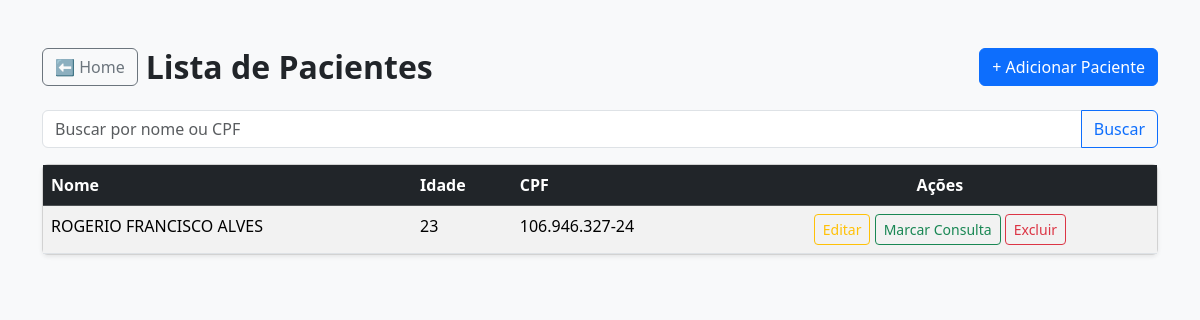
Before: /pacientes/ with the older database file.
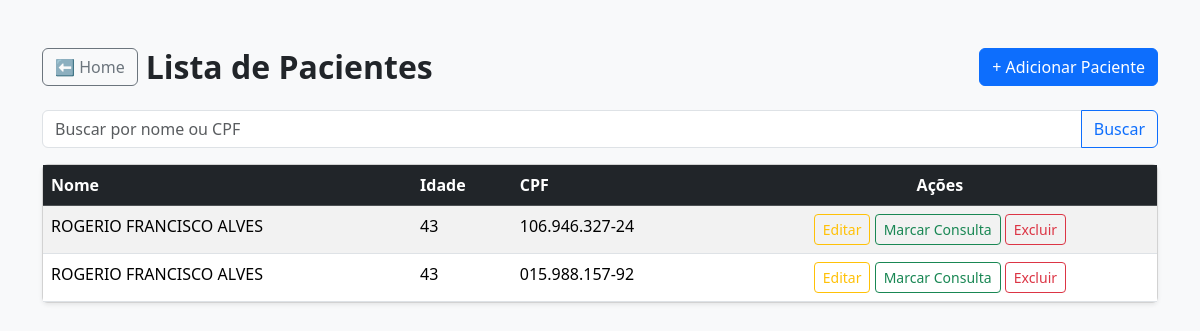
After: the same page with the newer database file.
### pacientes/models.py (models this page shows, shortened)
class Paciente(models.Model):
    nome = models.CharField(max_length=100)
    idade = models.IntegerField()
    cpf = models.CharField(max_length=14, unique=True)

### pacientes/views.py (the view)
# urls.py: path('', views.listar_pacientes, name='listar_pacientes'),
def listar_pacientes(request):
    termo = request.GET.get('busca', '')
    pacientes = Paciente.objects.all()
    if termo:
        pacientes = pacientes.filter(
            Q(nome__icontains=termo) |
            Q(cpf__icontains=termo.replace('.', '').replace('-', ''))
        )
    return render(request, 'pacientes/listar.html', {
        'pacientes': pacientes,
        'termo': termo
    })

### pacientes/templatetags/cpf_filters.py (called while the page is built)
@register.filter
def mascara_cpf(valor):
    if not valor:
        return ''
    cpf = re.sub(r'\D', '', valor)
    if len(cpf) != 11:
        return valor
    return f'{cpf[:3]}.{cpf[3:6]}.{cpf[6:9]}-{cpf[9:]}'

### pacientes/templates/pacientes/listar.html (shortened to what this page needs)
{% load cpf_filters %}
<!DOCTYPE html>
<html lang="pt-br">
<head>
    <link href="https://cdn.jsdelivr.net/npm/bootstrap@5.3.2/dist/css/bootstrap.min.css" rel="stylesheet">
</head>
<body class="bg-light">
<div class="container mt-5">
    <div class="d-flex justify-content-between align-items-center mb-4">
        <div class="d-flex align-items-center gap-2">
            <a href="{% url 'home' %}" class="btn btn-outline-secondary">
                ⬅ Home
            </a>
            <h2 class="fw-bold mb-0">Lista de Pacientes</h2>
        </div>
        <a href="{% url 'adicionar_paciente' %}" class="btn btn-primary">
            + Adicionar Paciente
        </a>
    </div>
    <form method="get" class="mb-3">
        <div class="input-group">
            <input
                type="text"
                name="busca"
                id="busca"
                class="form-control"
                placeholder="Buscar por nome ou CPF"
                value="{{ termo|default:'' }}"
                oninput="mascaraCPF(this)"
            >
            <button class="btn btn-outline-primary" type="submit">
                Buscar
            </button>
        </div>
    </form>
    <div class="card shadow-sm">
        <div class="card-body p-0">
            <table class="table table-hover table-striped mb-0">
                <thead class="table-dark">
                    <tr>
                        <th>Nome</th>
                        <th>Idade</th>
                        <th>CPF</th>
                        <th class="text-center">Ações</th>
                    </tr>
                </thead>
                <tbody>
                    {% for paciente in pacientes %}
                    <tr>
                        <td>{{ paciente.nome }}</td>
                        <td>{{ paciente.idade }}</td>
                        <td>{{ paciente.cpf|mascara_cpf }}</td>
                       <td class="text-center">
    <a href="{% url 'editar_paciente' paciente.pk %}"
       class="btn btn-sm btn-outline-warning">
        Editar
    </a>
<a href="{% url 'marcar_consulta' paciente.pk %}"
   class="btn btn-sm btn-outline-success">
    Marcar Consulta
</a>
    <a href="{% url 'excluir_paciente' paciente.pk %}"
       class="btn btn-sm btn-outline-danger"
       onclick="return confirm('Deseja realmente excluir este paciente?');">
        Excluir
    </a>
</td>
                    </tr>
                    {% empty %}
                    <tr>
                        <td colspan="4" class="text-center text-muted py-4">
                            Nenhum paciente cadastrado.
                        </td>
                    </tr>
                    {% endfor %}
                </tbody>
            </table>
        </div>
    </div>
</div>
</body>
</html>

Changed rows visible on the page:
changed Paciente (number 1 of 2 on the later page): idade "23" → "43"
added Paciente: nome "ROGERIO FRANCISCO ALVES", idade "43", cpf|mascara_cpf "015.988.157-92"
